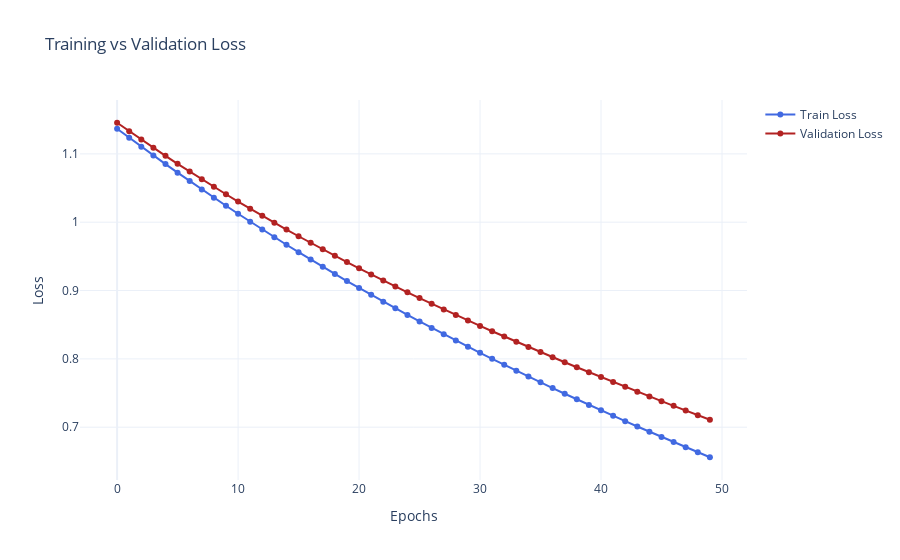

This figure's notebook cell:
### Markdown cell above
### Hidden Layer Size

- **MLP with 32 Hidden Units**  
  - **Test MSE:** 0.5904  
  - **Test MAE:** 0.6249

### Code cell
model = Network(input_features=tensor_x_train.shape[1], hidden_size1= 32, output_size=1)
train_model(model, tensor_x_train, tensor_y_train, tensor_x_val, tensor_y_val, epochs=50, loss_type='mse',optimizer_type='adam')
test_model(model,tensor_x_test, tensor_y_test )

### Figure 1 — Plotly figure (JSON) as saved in the notebook; plotly's stock layout.template omitted (floating-point values rounded to 4 significant figures)
{"data": [{"line": {"color": "royalblue"}, "mode": "lines+markers", "name": "Train Loss", "type": "scatter", "x": [0, 1, 2, 3, 4, 5, 6, 7, 8, 9, 10, 11, 12, 13, 14, 15, 16, 17, 18, 19, 20, 21, 22, 23, 24, 25, 26, 27, 28, 29, 30, 31, 32, 33, 34, 35, 36, 37, 38, 39, 40, 41, 42, 43, 44, 45, 46, 47, 48, 49], "y": [1.137, 1.124, 1.111, 1.098, 1.085, 1.073, 1.06, 1.048, 1.036, 1.024, 1.012, 1.001, 0.9894, 0.9781, 0.9671, 0.9561, 0.9454, 0.9347, 0.9243, 0.9139, 0.9037, 0.8937, 0.8838, 0.874, 0.8643, 0.8548, 0.8453, 0.836, 0.8268, 0.8178, 0.8088, 0.8, 0.7913, 0.7826, 0.7741, 0.7656, 0.7573, 0.749, 0.7408, 0.7327, 0.7247, 0.7167, 0.7089, 0.7011, 0.6934, 0.6858, 0.6782, 0.6708, 0.6634, 0.656]}, {"line": {"color": "firebrick"}, "mode": "lines+markers", "name": "Validation Loss", "type": "scatter", "x": [0, 1, 2, 3, 4, 5, 6, 7, 8, 9, 10, 11, 12, 13, 14, 15, 16, 17, 18, 19, 20, 21, 22, 23, 24, 25, 26, 27, 28, 29, 30, 31, 32, 33, 34, 35, 36, 37, 38, 39, 40, 41, 42, 43, 44, 45, 46, 47, 48, 49], "y": [1.146, 1.133, 1.121, 1.109, 1.097, 1.085, 1.074, 1.063, 1.052, 1.041, 1.03, 1.02, 1.009, 0.9992, 0.9893, 0.9794, 0.9698, 0.9602, 0.9509, 0.9416, 0.9325, 0.9235, 0.9147, 0.906, 0.8974, 0.889, 0.8806, 0.8724, 0.8642, 0.8562, 0.8483, 0.8405, 0.8327, 0.8251, 0.8174, 0.8099, 0.8024, 0.795, 0.7878, 0.7805, 0.7733, 0.7662, 0.7591, 0.752, 0.7451, 0.7381, 0.7312, 0.7244, 0.7176, 0.7109]}], "layout": {"hovermode": "x unified", "title": {"text": "Training vs Validation Loss"}, "xaxis": {"title": {"text": "Epochs"}}, "yaxis": {"title": {"text": "Loss"}}}}
